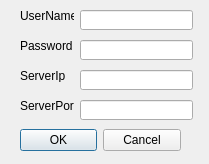
<?xml version="1.0" encoding="UTF-8"?>
<ui version="4.0">
 <class>LoaderDialog</class>
 <widget class="QDialog" name="LoaderDialog">
  <property name="geometry">
   <rect>
    <x>0</x>
    <y>0</y>
    <width>209</width>
    <height>164</height>
   </rect>
  </property>
  <property name="windowTitle">
   <string>Loader</string>
  </property>
  <widget class="QDialogButtonBox" name="buttonBox">
   <property name="geometry">
    <rect>
     <x>20</x>
     <y>120</y>
     <width>161</width>
     <height>41</height>
    </rect>
   </property>
   <property name="orientation">
    <enum>Qt::Horizontal</enum>
   </property>
   <property name="standardButtons">
    <set>QDialogButtonBox::Cancel|QDialogButtonBox::Ok</set>
   </property>
  </widget>
  <widget class="QLabel" name="label_user">
   <property name="geometry">
    <rect>
     <x>20</x>
     <y>10</y>
     <width>54</width>
     <height>12</height>
    </rect>
   </property>
   <property name="text">
    <string>UserName</string>
   </property>
   <property name="buddy">
    <cstring>lineEdit_user</cstring>
   </property>
  </widget>
  <widget class="QLineEdit" name="lineEdit_user">
   <property name="geometry">
    <rect>
     <x>80</x>
     <y>10</y>
     <width>113</width>
     <height>20</height>
    </rect>
   </property>
  </widget>
  <widget class="QLabel" name="label_password">
   <property name="geometry">
    <rect>
     <x>20</x>
     <y>40</y>
     <width>54</width>
     <height>12</height>
    </rect>
   </property>
   <property name="text">
    <string>Password</string>
   </property>
   <property name="buddy">
    <cstring>lineEdit_password</cstring>
   </property>
  </widget>
  <widget class="QLineEdit" name="lineEdit_password">
   <property name="geometry">
    <rect>
     <x>80</x>
     <y>40</y>
     <width>113</width>
     <height>20</height>
    </rect>
   </property>
  </widget>
  <widget class="QLabel" name="label_ServerIp">
   <property name="geometry">
    <rect>
     <x>20</x>
     <y>70</y>
     <width>54</width>
     <height>12</height>
    </rect>
   </property>
   <property name="text">
    <string>ServerIp</string>
   </property>
   <property name="buddy">
    <cstring>lineEdit_user</cstring>
   </property>
  </widget>
  <widget class="QLineEdit" name="lineEdit_serverIp">
   <property name="geometry">
    <rect>
     <x>80</x>
     <y>70</y>
     <width>113</width>
     <height>20</height>
    </rect>
   </property>
  </widget>
  <widget class="QLabel" name="label_ServerPort">
   <property name="geometry">
    <rect>
     <x>20</x>
     <y>100</y>
     <width>54</width>
     <height>12</height>
    </rect>
   </property>
   <property name="text">
    <string>ServerPort</string>
   </property>
   <property name="buddy">
    <cstring>lineEdit_user</cstring>
   </property>
  </widget>
  <widget class="QLineEdit" name="lineEdit_serverPort">
   <property name="geometry">
    <rect>
     <x>80</x>
     <y>100</y>
     <width>113</width>
     <height>20</height>
    </rect>
   </property>
  </widget>
 </widget>
 <resources/>
 <connections>
  <connection>
   <sender>buttonBox</sender>
   <signal>accepted()</signal>
   <receiver>LoaderDialog</receiver>
   <slot>accept()</slot>
   <hints>
    <hint type="sourcelabel">
     <x>248</x>
     <y>254</y>
    </hint>
    <hint type="destinationlabel">
     <x>157</x>
     <y>274</y>
    </hint>
   </hints>
  </connection>
  <connection>
   <sender>buttonBox</sender>
   <signal>rejected()</signal>
   <receiver>LoaderDialog</receiver>
   <slot>reject()</slot>
   <hints>
    <hint type="sourcelabel">
     <x>316</x>
     <y>260</y>
    </hint>
    <hint type="destinationlabel">
     <x>286</x>
     <y>274</y>
    </hint>
   </hints>
  </connection>
 </connections>
</ui>
